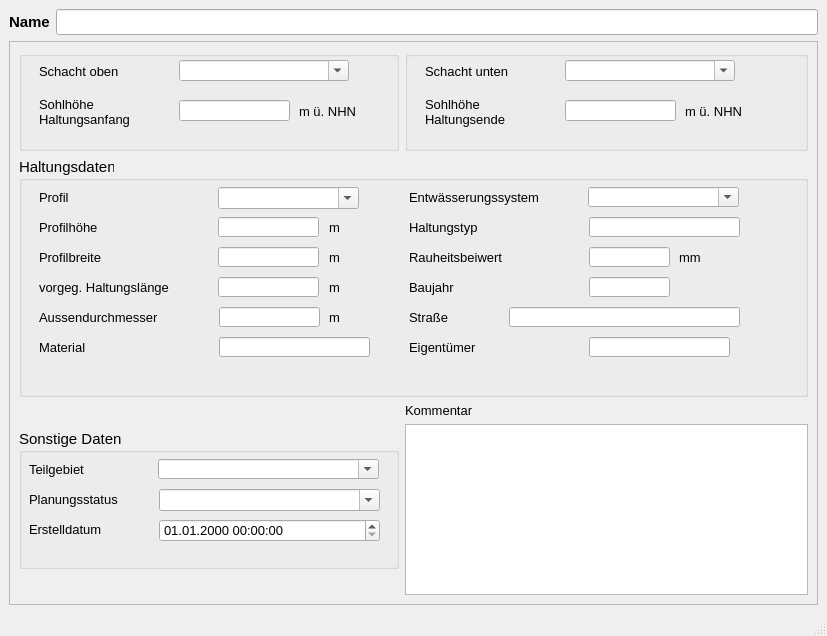
<?xml version="1.0" encoding="UTF-8"?>
<ui version="4.0">
 <class>MainWindow</class>
 <widget class="QMainWindow" name="MainWindow">
  <property name="enabled">
   <bool>true</bool>
  </property>
  <property name="geometry">
   <rect>
    <x>0</x>
    <y>0</y>
    <width>827</width>
    <height>636</height>
   </rect>
  </property>
  <property name="sizePolicy">
   <sizepolicy hsizetype="Preferred" vsizetype="Preferred">
    <horstretch>0</horstretch>
    <verstretch>0</verstretch>
   </sizepolicy>
  </property>
  <property name="baseSize">
   <size>
    <width>0</width>
    <height>0</height>
   </size>
  </property>
  <property name="font">
   <font>
    <family>Tahoma</family>
    <pointsize>10</pointsize>
   </font>
  </property>
  <property name="windowTitle">
   <string>h-Regler</string>
  </property>
  <widget class="QWidget" name="centralwidget">
   <layout class="QVBoxLayout" name="verticalLayout">
    <item>
     <layout class="QHBoxLayout" name="horizontalLayout">
      <item>
       <widget class="QLabel" name="label">
        <property name="font">
         <font>
          <family>Tahoma</family>
          <pointsize>11</pointsize>
          <weight>75</weight>
          <bold>true</bold>
         </font>
        </property>
        <property name="text">
         <string>Name</string>
        </property>
       </widget>
      </item>
      <item>
       <widget class="QLineEdit" name="haltnam">
        <property name="font">
         <font>
          <family>Tahoma</family>
          <pointsize>11</pointsize>
         </font>
        </property>
        <property name="toolTip">
         <string>&lt;html&gt;&lt;head/&gt;&lt;body&gt;&lt;p&gt;Eindeutige Bezeichnung&lt;/p&gt;&lt;/body&gt;&lt;/html&gt;</string>
        </property>
        <property name="statusTip">
         <string>Eindeutige Bezeichnung</string>
        </property>
       </widget>
      </item>
     </layout>
    </item>
    <item>
     <widget class="QScrollArea" name="scrollArea">
      <property name="widgetResizable">
       <bool>true</bool>
      </property>
      <widget class="QWidget" name="scrollAreaWidgetContents">
       <property name="geometry">
        <rect>
         <x>0</x>
         <y>0</y>
         <width>803</width>
         <height>522</height>
        </rect>
       </property>
       <layout class="QGridLayout" name="gridLayout">
        <item row="0" column="0">
         <widget class="QGroupBox" name="groupBox">
          <property name="minimumSize">
           <size>
            <width>380</width>
            <height>100</height>
           </size>
          </property>
          <property name="font">
           <font>
            <family>Tahoma</family>
            <pointsize>11</pointsize>
           </font>
          </property>
          <property name="title">
           <string/>
          </property>
          <widget class="QLabel" name="label_3">
           <property name="geometry">
            <rect>
             <x>20</x>
             <y>10</y>
             <width>121</width>
             <height>21</height>
            </rect>
           </property>
           <property name="font">
            <font>
             <family>Tahoma</family>
             <pointsize>10</pointsize>
            </font>
           </property>
           <property name="text">
            <string>Schacht oben</string>
           </property>
          </widget>
          <widget class="QLabel" name="label_5">
           <property name="geometry">
            <rect>
             <x>20</x>
             <y>40</y>
             <width>131</width>
             <height>41</height>
            </rect>
           </property>
           <property name="font">
            <font>
             <family>Tahoma</family>
             <pointsize>10</pointsize>
            </font>
           </property>
           <property name="text">
            <string>Sohlhöhe
Haltungsanfang</string>
           </property>
          </widget>
          <widget class="QLabel" name="label_14">
           <property name="geometry">
            <rect>
             <x>280</x>
             <y>50</y>
             <width>61</width>
             <height>21</height>
            </rect>
           </property>
           <property name="font">
            <font>
             <family>Tahoma</family>
             <pointsize>10</pointsize>
            </font>
           </property>
           <property name="text">
            <string>m ü. NHN</string>
           </property>
          </widget>
          <widget class="QComboBox" name="schoben">
           <property name="geometry">
            <rect>
             <x>160</x>
             <y>9</y>
             <width>170</width>
             <height>21</height>
            </rect>
           </property>
           <property name="font">
            <font>
             <family>Tahoma</family>
             <pointsize>10</pointsize>
            </font>
           </property>
           <property name="toolTip">
            <string>&lt;html&gt;&lt;head/&gt;&lt;body&gt;&lt;p&gt;&lt;span style=&quot; font-family:'Calibri','sans-serif';&quot;&gt;Name des oberen Schachts&lt;/span&gt;&lt;/p&gt;&lt;/body&gt;&lt;/html&gt;</string>
           </property>
           <property name="statusTip">
            <string>Name des oberen Schachts</string>
           </property>
           <property name="editable">
            <bool>true</bool>
           </property>
          </widget>
          <widget class="QLineEdit" name="sohleoben">
           <property name="geometry">
            <rect>
             <x>160</x>
             <y>49</y>
             <width>111</width>
             <height>21</height>
            </rect>
           </property>
           <property name="font">
            <font>
             <family>Tahoma</family>
             <pointsize>10</pointsize>
            </font>
           </property>
           <property name="toolTip">
            <string/>
           </property>
           <property name="statusTip">
            <string/>
           </property>
          </widget>
         </widget>
        </item>
        <item row="0" column="1">
         <widget class="QGroupBox" name="groupBox_3">
          <property name="minimumSize">
           <size>
            <width>380</width>
            <height>0</height>
           </size>
          </property>
          <property name="font">
           <font>
            <family>Tahoma</family>
            <pointsize>11</pointsize>
           </font>
          </property>
          <property name="title">
           <string/>
          </property>
          <widget class="QLineEdit" name="sohleunten">
           <property name="geometry">
            <rect>
             <x>160</x>
             <y>49</y>
             <width>111</width>
             <height>21</height>
            </rect>
           </property>
           <property name="font">
            <font>
             <family>Tahoma</family>
             <pointsize>10</pointsize>
            </font>
           </property>
           <property name="toolTip">
            <string/>
           </property>
           <property name="statusTip">
            <string/>
           </property>
          </widget>
          <widget class="QLabel" name="label_9">
           <property name="geometry">
            <rect>
             <x>20</x>
             <y>10</y>
             <width>131</width>
             <height>21</height>
            </rect>
           </property>
           <property name="font">
            <font>
             <family>Tahoma</family>
             <pointsize>10</pointsize>
            </font>
           </property>
           <property name="text">
            <string>Schacht unten</string>
           </property>
          </widget>
          <widget class="QLabel" name="label_8">
           <property name="geometry">
            <rect>
             <x>20</x>
             <y>40</y>
             <width>101</width>
             <height>41</height>
            </rect>
           </property>
           <property name="font">
            <font>
             <family>Tahoma</family>
             <pointsize>10</pointsize>
            </font>
           </property>
           <property name="text">
            <string>Sohlhöhe
Haltungsende</string>
           </property>
          </widget>
          <widget class="QLabel" name="label_15">
           <property name="geometry">
            <rect>
             <x>280</x>
             <y>50</y>
             <width>61</width>
             <height>21</height>
            </rect>
           </property>
           <property name="font">
            <font>
             <family>Tahoma</family>
             <pointsize>10</pointsize>
            </font>
           </property>
           <property name="text">
            <string>m ü. NHN</string>
           </property>
          </widget>
          <widget class="QComboBox" name="schunten">
           <property name="geometry">
            <rect>
             <x>160</x>
             <y>9</y>
             <width>170</width>
             <height>21</height>
            </rect>
           </property>
           <property name="font">
            <font>
             <family>Tahoma</family>
             <pointsize>10</pointsize>
            </font>
           </property>
           <property name="toolTip">
            <string>&lt;html&gt;&lt;head/&gt;&lt;body&gt;&lt;p&gt;Name des unteren Schachts&lt;/p&gt;&lt;/body&gt;&lt;/html&gt;</string>
           </property>
           <property name="statusTip">
            <string>Name des unteren Schachts</string>
           </property>
           <property name="editable">
            <bool>true</bool>
           </property>
          </widget>
         </widget>
        </item>
        <item row="1" column="0" colspan="2">
         <widget class="QGroupBox" name="groupBox_2">
          <property name="minimumSize">
           <size>
            <width>0</width>
            <height>240</height>
           </size>
          </property>
          <property name="maximumSize">
           <size>
            <width>16777215</width>
            <height>240</height>
           </size>
          </property>
          <property name="font">
           <font>
            <family>Tahoma</family>
            <pointsize>11</pointsize>
           </font>
          </property>
          <property name="title">
           <string>Haltungsdaten</string>
          </property>
          <widget class="QLabel" name="label_7">
           <property name="geometry">
            <rect>
             <x>20</x>
             <y>90</y>
             <width>101</width>
             <height>21</height>
            </rect>
           </property>
           <property name="font">
            <font>
             <family>Tahoma</family>
             <pointsize>10</pointsize>
            </font>
           </property>
           <property name="text">
            <string>Profilbreite</string>
           </property>
          </widget>
          <widget class="QLabel" name="label_20">
           <property name="geometry">
            <rect>
             <x>310</x>
             <y>90</y>
             <width>31</width>
             <height>21</height>
            </rect>
           </property>
           <property name="font">
            <font>
             <family>Tahoma</family>
             <pointsize>10</pointsize>
            </font>
           </property>
           <property name="text">
            <string>m </string>
           </property>
          </widget>
          <widget class="QLabel" name="label_21">
           <property name="geometry">
            <rect>
             <x>310</x>
             <y>120</y>
             <width>30</width>
             <height>20</height>
            </rect>
           </property>
           <property name="font">
            <font>
             <family>Tahoma</family>
             <pointsize>10</pointsize>
            </font>
           </property>
           <property name="text">
            <string>m </string>
           </property>
          </widget>
          <widget class="QLineEdit" name="laenge">
           <property name="geometry">
            <rect>
             <x>199</x>
             <y>120</y>
             <width>101</width>
             <height>20</height>
            </rect>
           </property>
           <property name="font">
            <font>
             <family>Tahoma</family>
             <pointsize>10</pointsize>
            </font>
           </property>
           <property name="toolTip">
            <string>&lt;html&gt;&lt;head/&gt;&lt;body&gt;&lt;p&gt;&lt;span style=&quot; font-size:10pt;&quot;&gt;Eingabe, falls keine automatische Berechnung erfolgen soll&lt;/span&gt;&lt;/p&gt;&lt;/body&gt;&lt;/html&gt;</string>
           </property>
           <property name="statusTip">
            <string>Eingabe, falls keine automatische Berechnung erfolgen soll</string>
           </property>
          </widget>
          <widget class="QComboBox" name="entwart">
           <property name="geometry">
            <rect>
             <x>569</x>
             <y>30</y>
             <width>151</width>
             <height>20</height>
            </rect>
           </property>
           <property name="font">
            <font>
             <family>Tahoma</family>
             <pointsize>10</pointsize>
            </font>
           </property>
           <property name="toolTip">
            <string>&lt;html&gt;&lt;head/&gt;&lt;body&gt;&lt;p&gt;vorh. Entwässerungssystem (z.B. Mischwasser, Regenwasser etc.)&lt;/p&gt;&lt;/body&gt;&lt;/html&gt;</string>
           </property>
           <property name="statusTip">
            <string>vorh. Entwässerungssystem (z.B. Mischwasser, Regenwasser etc.)</string>
           </property>
           <property name="editable">
            <bool>true</bool>
           </property>
          </widget>
          <widget class="QComboBox" name="profilnam">
           <property name="geometry">
            <rect>
             <x>199</x>
             <y>30</y>
             <width>141</width>
             <height>22</height>
            </rect>
           </property>
           <property name="font">
            <font>
             <family>Tahoma</family>
             <pointsize>10</pointsize>
            </font>
           </property>
           <property name="toolTip">
            <string/>
           </property>
           <property name="statusTip">
            <string/>
           </property>
           <property name="editable">
            <bool>true</bool>
           </property>
          </widget>
          <widget class="QLabel" name="label_54">
           <property name="geometry">
            <rect>
             <x>20</x>
             <y>30</y>
             <width>91</width>
             <height>21</height>
            </rect>
           </property>
           <property name="font">
            <font>
             <family>Tahoma</family>
             <pointsize>10</pointsize>
            </font>
           </property>
           <property name="text">
            <string>Profil</string>
           </property>
          </widget>
          <widget class="QLabel" name="label_17">
           <property name="geometry">
            <rect>
             <x>20</x>
             <y>120</y>
             <width>171</width>
             <height>21</height>
            </rect>
           </property>
           <property name="font">
            <font>
             <family>Tahoma</family>
             <pointsize>10</pointsize>
            </font>
           </property>
           <property name="text">
            <string>vorgeg. Haltungslänge</string>
           </property>
          </widget>
          <widget class="QLabel" name="label_51">
           <property name="geometry">
            <rect>
             <x>390</x>
             <y>30</y>
             <width>171</width>
             <height>21</height>
            </rect>
           </property>
           <property name="font">
            <font>
             <family>Tahoma</family>
             <pointsize>10</pointsize>
            </font>
           </property>
           <property name="text">
            <string>Entwässerungssystem</string>
           </property>
          </widget>
          <widget class="QLineEdit" name="hoehe">
           <property name="geometry">
            <rect>
             <x>199</x>
             <y>60</y>
             <width>101</width>
             <height>20</height>
            </rect>
           </property>
           <property name="font">
            <font>
             <family>Tahoma</family>
             <pointsize>10</pointsize>
            </font>
           </property>
           <property name="toolTip">
            <string>&lt;html&gt;&lt;head/&gt;&lt;body&gt;&lt;p&gt;Bedeutung hängt vom Profiltyp ab&lt;/p&gt;&lt;/body&gt;&lt;/html&gt;</string>
           </property>
           <property name="statusTip">
            <string>Bedeutung hängt vom Profiltyp ab</string>
           </property>
          </widget>
          <widget class="QLabel" name="label_16">
           <property name="geometry">
            <rect>
             <x>310</x>
             <y>60</y>
             <width>31</width>
             <height>21</height>
            </rect>
           </property>
           <property name="font">
            <font>
             <family>Tahoma</family>
             <pointsize>10</pointsize>
            </font>
           </property>
           <property name="text">
            <string>m </string>
           </property>
          </widget>
          <widget class="QLineEdit" name="breite">
           <property name="geometry">
            <rect>
             <x>199</x>
             <y>90</y>
             <width>101</width>
             <height>20</height>
            </rect>
           </property>
           <property name="font">
            <font>
             <family>Tahoma</family>
             <pointsize>10</pointsize>
            </font>
           </property>
           <property name="toolTip">
            <string>&lt;html&gt;&lt;head/&gt;&lt;body&gt;&lt;p&gt;Bedeutung hängt vom Profiltyp ab&lt;/p&gt;&lt;/body&gt;&lt;/html&gt;</string>
           </property>
           <property name="statusTip">
            <string>Bedeutung hängt vom Profiltyp ab</string>
           </property>
          </widget>
          <widget class="QLabel" name="label_6">
           <property name="geometry">
            <rect>
             <x>20</x>
             <y>60</y>
             <width>101</width>
             <height>21</height>
            </rect>
           </property>
           <property name="font">
            <font>
             <family>Tahoma</family>
             <pointsize>10</pointsize>
            </font>
           </property>
           <property name="text">
            <string>Profilhöhe</string>
           </property>
          </widget>
          <widget class="QLabel" name="label_12">
           <property name="geometry">
            <rect>
             <x>20</x>
             <y>150</y>
             <width>161</width>
             <height>21</height>
            </rect>
           </property>
           <property name="font">
            <font>
             <family>Tahoma</family>
             <pointsize>10</pointsize>
            </font>
           </property>
           <property name="text">
            <string>Aussendurchmesser</string>
           </property>
          </widget>
          <widget class="QLabel" name="label_13">
           <property name="geometry">
            <rect>
             <x>390</x>
             <y>60</y>
             <width>101</width>
             <height>21</height>
            </rect>
           </property>
           <property name="font">
            <font>
             <family>Tahoma</family>
             <pointsize>10</pointsize>
            </font>
           </property>
           <property name="text">
            <string>Haltungstyp</string>
           </property>
          </widget>
          <widget class="QLabel" name="label_27">
           <property name="geometry">
            <rect>
             <x>310</x>
             <y>150</y>
             <width>31</width>
             <height>21</height>
            </rect>
           </property>
           <property name="font">
            <font>
             <family>Tahoma</family>
             <pointsize>10</pointsize>
            </font>
           </property>
           <property name="text">
            <string>m</string>
           </property>
          </widget>
          <widget class="QLineEdit" name="haltungstyp">
           <property name="geometry">
            <rect>
             <x>570</x>
             <y>60</y>
             <width>151</width>
             <height>20</height>
            </rect>
           </property>
          </widget>
          <widget class="QLineEdit" name="aussendurchmesser">
           <property name="geometry">
            <rect>
             <x>200</x>
             <y>150</y>
             <width>101</width>
             <height>20</height>
            </rect>
           </property>
           <property name="toolTip">
            <string/>
           </property>
           <property name="statusTip">
            <string/>
           </property>
          </widget>
          <widget class="QLabel" name="label_72">
           <property name="geometry">
            <rect>
             <x>660</x>
             <y>90</y>
             <width>46</width>
             <height>21</height>
            </rect>
           </property>
           <property name="font">
            <font>
             <family>Tahoma</family>
             <pointsize>10</pointsize>
            </font>
           </property>
           <property name="text">
            <string>mm</string>
           </property>
          </widget>
          <widget class="QLineEdit" name="material">
           <property name="geometry">
            <rect>
             <x>200</x>
             <y>180</y>
             <width>151</width>
             <height>20</height>
            </rect>
           </property>
           <property name="toolTip">
            <string/>
           </property>
           <property name="statusTip">
            <string/>
           </property>
          </widget>
          <widget class="QLabel" name="label_23">
           <property name="geometry">
            <rect>
             <x>20</x>
             <y>180</y>
             <width>101</width>
             <height>21</height>
            </rect>
           </property>
           <property name="font">
            <font>
             <family>Tahoma</family>
             <pointsize>10</pointsize>
            </font>
           </property>
           <property name="text">
            <string>Material</string>
           </property>
          </widget>
          <widget class="QLineEdit" name="baujahr">
           <property name="geometry">
            <rect>
             <x>570</x>
             <y>120</y>
             <width>81</width>
             <height>20</height>
            </rect>
           </property>
           <property name="toolTip">
            <string/>
           </property>
           <property name="statusTip">
            <string/>
           </property>
          </widget>
          <widget class="QLabel" name="label_62">
           <property name="geometry">
            <rect>
             <x>390</x>
             <y>90</y>
             <width>141</width>
             <height>21</height>
            </rect>
           </property>
           <property name="font">
            <font>
             <family>Tahoma</family>
             <pointsize>10</pointsize>
            </font>
           </property>
           <property name="text">
            <string>Rauheitsbeiwert</string>
           </property>
          </widget>
          <widget class="QLabel" name="label_18">
           <property name="geometry">
            <rect>
             <x>390</x>
             <y>120</y>
             <width>101</width>
             <height>21</height>
            </rect>
           </property>
           <property name="font">
            <font>
             <family>Tahoma</family>
             <pointsize>10</pointsize>
            </font>
           </property>
           <property name="text">
            <string>Baujahr</string>
           </property>
          </widget>
          <widget class="QLineEdit" name="ks">
           <property name="geometry">
            <rect>
             <x>570</x>
             <y>90</y>
             <width>81</width>
             <height>20</height>
            </rect>
           </property>
           <property name="font">
            <font>
             <family>Tahoma</family>
             <pointsize>10</pointsize>
            </font>
           </property>
           <property name="toolTip">
            <string>&lt;html&gt;&lt;head/&gt;&lt;body&gt;&lt;p&gt;Absolute Rauheit gemäß Prandtl-Colebrook&lt;/p&gt;&lt;/body&gt;&lt;/html&gt;</string>
           </property>
           <property name="statusTip">
            <string>Absolute Rauheit gemäß Prandtl-Colebrook</string>
           </property>
          </widget>
          <widget class="QLabel" name="label_19">
           <property name="geometry">
            <rect>
             <x>390</x>
             <y>180</y>
             <width>90</width>
             <height>21</height>
            </rect>
           </property>
           <property name="font">
            <font>
             <family>Tahoma</family>
             <pointsize>10</pointsize>
            </font>
           </property>
           <property name="text">
            <string>Eigentümer</string>
           </property>
          </widget>
          <widget class="QLineEdit" name="eigentum">
           <property name="geometry">
            <rect>
             <x>570</x>
             <y>180</y>
             <width>141</width>
             <height>20</height>
            </rect>
           </property>
           <property name="toolTip">
            <string/>
           </property>
           <property name="statusTip">
            <string/>
           </property>
          </widget>
          <widget class="QLabel" name="label_2">
           <property name="geometry">
            <rect>
             <x>390</x>
             <y>150</y>
             <width>65</width>
             <height>21</height>
            </rect>
           </property>
           <property name="font">
            <font>
             <family>Tahoma</family>
             <pointsize>10</pointsize>
            </font>
           </property>
           <property name="text">
            <string>Straße</string>
           </property>
          </widget>
          <widget class="QLineEdit" name="strasse">
           <property name="geometry">
            <rect>
             <x>490</x>
             <y>150</y>
             <width>231</width>
             <height>20</height>
            </rect>
           </property>
           <property name="font">
            <font>
             <family>Tahoma</family>
             <pointsize>10</pointsize>
            </font>
           </property>
           <property name="toolTip">
            <string/>
           </property>
           <property name="statusTip">
            <string/>
           </property>
          </widget>
         </widget>
        </item>
        <item row="2" column="0" rowspan="2">
         <widget class="QGroupBox" name="groupBox_4">
          <property name="minimumSize">
           <size>
            <width>0</width>
            <height>140</height>
           </size>
          </property>
          <property name="maximumSize">
           <size>
            <width>16777215</width>
            <height>140</height>
           </size>
          </property>
          <property name="font">
           <font>
            <family>Tahoma</family>
            <pointsize>11</pointsize>
           </font>
          </property>
          <property name="title">
           <string>Sonstige Daten</string>
          </property>
          <widget class="QComboBox" name="teilgebiet">
           <property name="geometry">
            <rect>
             <x>139</x>
             <y>30</y>
             <width>221</width>
             <height>20</height>
            </rect>
           </property>
           <property name="font">
            <font>
             <family>Tahoma</family>
             <pointsize>10</pointsize>
            </font>
           </property>
           <property name="toolTip">
            <string>&lt;html&gt;&lt;head/&gt;&lt;body&gt;&lt;p&gt;Zuordnung zu definiertem Teilgebiet&lt;/p&gt;&lt;/body&gt;&lt;/html&gt;</string>
           </property>
           <property name="statusTip">
            <string>Zuordnung zu definiertem Teilgebiet</string>
           </property>
           <property name="editable">
            <bool>true</bool>
           </property>
          </widget>
          <widget class="QLabel" name="label_11">
           <property name="geometry">
            <rect>
             <x>10</x>
             <y>30</y>
             <width>71</width>
             <height>20</height>
            </rect>
           </property>
           <property name="font">
            <font>
             <family>Tahoma</family>
             <pointsize>10</pointsize>
            </font>
           </property>
           <property name="text">
            <string>Teilgebiet</string>
           </property>
           <property name="buddy">
            <cstring>simstatus</cstring>
           </property>
          </widget>
          <widget class="QComboBox" name="simstatus">
           <property name="geometry">
            <rect>
             <x>140</x>
             <y>60</y>
             <width>221</width>
             <height>22</height>
            </rect>
           </property>
           <property name="font">
            <font>
             <family>Tahoma</family>
             <pointsize>10</pointsize>
            </font>
           </property>
           <property name="toolTip">
            <string>&lt;html&gt;&lt;head/&gt;&lt;body&gt;&lt;p&gt;&lt;span style=&quot; font-family:'Calibri','sans-serif';&quot;&gt;aktueller Status (z.B. vorhanden, in Planung etc.)&lt;/span&gt;&lt;/p&gt;&lt;/body&gt;&lt;/html&gt;</string>
           </property>
           <property name="statusTip">
            <string>aktueller Status (z.B. vorhanden, in Planung etc.)</string>
           </property>
           <property name="editable">
            <bool>true</bool>
           </property>
          </widget>
          <widget class="QgsDateTimeEdit" name="createdat">
           <property name="geometry">
            <rect>
             <x>140</x>
             <y>90</y>
             <width>221</width>
             <height>23</height>
            </rect>
           </property>
           <property name="font">
            <font>
             <family>Tahoma</family>
             <pointsize>10</pointsize>
            </font>
           </property>
           <property name="currentSection">
            <enum>QDateTimeEdit::DaySection</enum>
           </property>
           <property name="displayFormat">
            <string>dd.MM.yyyy HH:mm:ss</string>
           </property>
          </widget>
          <widget class="QLabel" name="label_10">
           <property name="geometry">
            <rect>
             <x>10</x>
             <y>60</y>
             <width>111</width>
             <height>21</height>
            </rect>
           </property>
           <property name="font">
            <font>
             <family>Tahoma</family>
             <pointsize>10</pointsize>
            </font>
           </property>
           <property name="text">
            <string>Planungsstatus</string>
           </property>
           <property name="buddy">
            <cstring>simstatus</cstring>
           </property>
          </widget>
          <widget class="QLabel" name="label_71">
           <property name="geometry">
            <rect>
             <x>10</x>
             <y>90</y>
             <width>151</width>
             <height>21</height>
            </rect>
           </property>
           <property name="font">
            <font>
             <family>Tahoma</family>
             <pointsize>10</pointsize>
            </font>
           </property>
           <property name="text">
            <string>Erstelldatum</string>
           </property>
          </widget>
         </widget>
        </item>
        <item row="2" column="1">
         <widget class="QLabel" name="label_22">
          <property name="font">
           <font>
            <family>Tahoma</family>
            <pointsize>10</pointsize>
           </font>
          </property>
          <property name="text">
           <string>Kommentar</string>
          </property>
         </widget>
        </item>
        <item row="3" column="1">
         <widget class="QTextEdit" name="kommentar">
          <property name="font">
           <font>
            <family>Tahoma</family>
            <pointsize>10</pointsize>
           </font>
          </property>
          <property name="toolTip">
           <string>&lt;html&gt;&lt;head/&gt;&lt;body&gt;&lt;p&gt;&lt;span style=&quot; font-family:'Calibri','sans-serif';&quot;&gt;Platz für eigene Kommentare.&lt;/span&gt;&lt;/p&gt;&lt;/body&gt;&lt;/html&gt;</string>
          </property>
          <property name="statusTip">
           <string>Platz für zusätzliche Kommentare</string>
          </property>
         </widget>
        </item>
       </layout>
      </widget>
     </widget>
    </item>
   </layout>
  </widget>
  <widget class="QMenuBar" name="menubar">
   <property name="geometry">
    <rect>
     <x>0</x>
     <y>0</y>
     <width>827</width>
     <height>27</height>
    </rect>
   </property>
  </widget>
  <widget class="QStatusBar" name="statusbar"/>
 </widget>
 <customwidgets>
  <customwidget>
   <class>QgsDateTimeEdit</class>
   <extends>QDateTimeEdit</extends>
   <header>qgsdatetimeedit.h</header>
  </customwidget>
 </customwidgets>
 <tabstops>
  <tabstop>haltnam</tabstop>
 </tabstops>
 <resources/>
 <connections/>
</ui>
